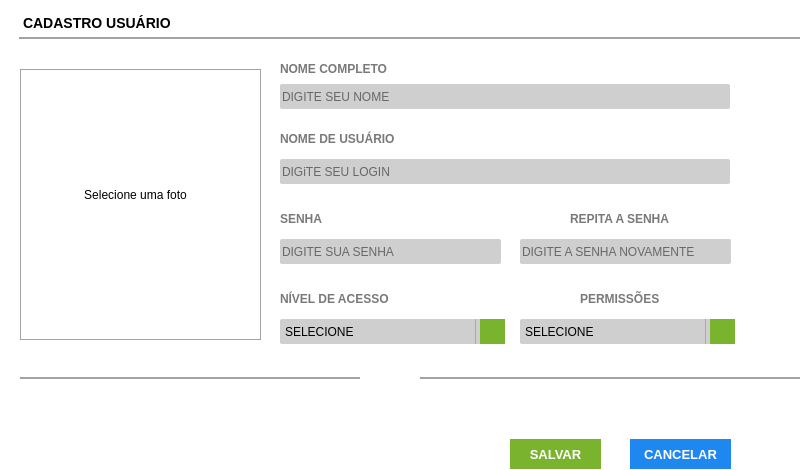
<?xml version="1.0" encoding="UTF-8"?>
<ui version="4.0">
 <class>Form_Cad_Usuario</class>
 <widget class="QFrame" name="Form_Cad_Usuario">
  <property name="windowModality">
   <enum>Qt::ApplicationModal</enum>
  </property>
  <property name="geometry">
   <rect>
    <x>0</x>
    <y>0</y>
    <width>800</width>
    <height>470</height>
   </rect>
  </property>
  <property name="minimumSize">
   <size>
    <width>800</width>
    <height>470</height>
   </size>
  </property>
  <property name="maximumSize">
   <size>
    <width>800</width>
    <height>470</height>
   </size>
  </property>
  <property name="windowTitle">
   <string>LC INFORMÁTICA | CADASTRO USUÁRIOS</string>
  </property>
  <property name="windowIcon">
   <iconset>
    <normaloff>../../img/adduser_.png</normaloff>../../img/adduser_.png</iconset>
  </property>
  <property name="frameShape">
   <enum>QFrame::StyledPanel</enum>
  </property>
  <property name="frameShadow">
   <enum>QFrame::Raised</enum>
  </property>
  <widget class="QFrame" name="fr_FormProdutos">
   <property name="geometry">
    <rect>
     <x>0</x>
     <y>-1</y>
     <width>1000</width>
     <height>531</height>
    </rect>
   </property>
   <property name="styleSheet">
    <string notr="true">background: #FFF;
border: none</string>
   </property>
   <widget class="QLabel" name="lb_FormProdutos">
    <property name="geometry">
     <rect>
      <x>19</x>
      <y>10</y>
      <width>961</width>
      <height>30</height>
     </rect>
    </property>
    <property name="styleSheet">
     <string notr="true">QLabel{
font-size: 14px;
font-family: &quot;Arial&quot;;
font-weight: bold;

border-bottom: 2px solid #A2A2A2
}</string>
    </property>
    <property name="text">
     <string>CADASTRO USUÁRIO</string>
    </property>
   </widget>
   <widget class="QLineEdit" name="tx_idProduto">
    <property name="enabled">
     <bool>false</bool>
    </property>
    <property name="geometry">
     <rect>
      <x>20</x>
      <y>170</y>
      <width>150</width>
      <height>25</height>
     </rect>
    </property>
    <property name="styleSheet">
     <string notr="true">QLineEdit{
background: #CFCFCF;
border: 1px solid #A2A2A2;
color: #000;
font-size: 14px;
font-family: &quot;Arial&quot;;
font-weight: bold;

}</string>
    </property>
    <property name="text">
     <string>selecione uma foto</string>
    </property>
    <property name="alignment">
     <set>Qt::AlignRight|Qt::AlignTrailing|Qt::AlignVCenter</set>
    </property>
   </widget>
   <widget class="QLabel" name="lb_FotoProduto">
    <property name="geometry">
     <rect>
      <x>20</x>
      <y>70</y>
      <width>241</width>
      <height>271</height>
     </rect>
    </property>
    <property name="styleSheet">
     <string notr="true">border: 1px solid #A2A2A2;

</string>
    </property>
    <property name="text">
     <string/>
    </property>
    <property name="alignment">
     <set>Qt::AlignCenter</set>
    </property>
   </widget>
   <widget class="QLabel" name="lb_FormProdutos_2">
    <property name="geometry">
     <rect>
      <x>280</x>
      <y>60</y>
      <width>150</width>
      <height>20</height>
     </rect>
    </property>
    <property name="styleSheet">
     <string notr="true">QLabel{
font-size: 12px;
font-family: &quot;Arial Unicode MS&quot;;
font-weight: bold;
color: #797979
}</string>
    </property>
    <property name="text">
     <string>NOME COMPLETO</string>
    </property>
   </widget>
   <widget class="QLineEdit" name="tx_nome">
    <property name="geometry">
     <rect>
      <x>280</x>
      <y>85</y>
      <width>450</width>
      <height>25</height>
     </rect>
    </property>
    <property name="focusPolicy">
     <enum>Qt::WheelFocus</enum>
    </property>
    <property name="styleSheet">
     <string notr="true">QLineEdit{
background: #CFCFCF;
border-radius: 2px;
color: #000;
font: 13px &quot;Arial&quot; ;
}
QLineEdit:Focus {
border: 1px solid red;
}</string>
    </property>
    <property name="placeholderText">
     <string>DIGITE SEU NOME</string>
    </property>
    <property name="clearButtonEnabled">
     <bool>true</bool>
    </property>
   </widget>
   <widget class="QLabel" name="lb_FormProdutos_3">
    <property name="geometry">
     <rect>
      <x>280</x>
      <y>290</y>
      <width>111</width>
      <height>20</height>
     </rect>
    </property>
    <property name="styleSheet">
     <string notr="true">QLabel{
font-size: 12px;
font-family: &quot;Arial Unicode MS&quot;;
font-weight: bold;
color: #797979
}</string>
    </property>
    <property name="text">
     <string>NÍVEL DE ACESSO</string>
    </property>
   </widget>
   <widget class="QComboBox" name="cb_Nivel_Acesso">
    <property name="geometry">
     <rect>
      <x>280</x>
      <y>320</y>
      <width>221</width>
      <height>25</height>
     </rect>
    </property>
    <property name="styleSheet">
     <string notr="true">QComboBox{
background: #CFCFCF;
border-radius: 2px;
color: #000;
font: 13px &quot;Arial&quot; ;

}
QComboBox:Focus {
border: 1px solid red;
}
 QComboBox::drop-down {
     subcontrol-origin: padding;
     subcontrol-position: top right;
     width: 25px;
     border-left-width: 1px;
     border-left-color: darkgray;
     border-left-style: solid; /* just a single line */
     border-top-right-radius: 3px; /* same radius as the QComboBox */
     border-bottom-right-radius: 3px;
 }

 
</string>
    </property>
    <item>
     <property name="text">
      <string>SELECIONE</string>
     </property>
    </item>
    <item>
     <property name="text">
      <string>ADMINISTRADOR</string>
     </property>
    </item>
    <item>
     <property name="text">
      <string>USUÁRIO</string>
     </property>
    </item>
   </widget>
   <widget class="QPushButton" name="bt_AddCategoriaProduto">
    <property name="geometry">
     <rect>
      <x>480</x>
      <y>320</y>
      <width>25</width>
      <height>25</height>
     </rect>
    </property>
    <property name="font">
     <font>
      <family>Arial</family>
      <pointsize>16</pointsize>
      <weight>75</weight>
      <bold>true</bold>
     </font>
    </property>
    <property name="styleSheet">
     <string notr="true">QPushButton{
background: #7AB32E;
color: #FFF
}
QPushButton:hover{
background-color: #40a286
}</string>
    </property>
    <property name="text">
     <string/>
    </property>
    <property name="icon">
     <iconset>
      <normaloff>:/add/Sem.png</normaloff>:/add/Sem.png</iconset>
    </property>
   </widget>
   <widget class="QLabel" name="lb_FormProdutos_4">
    <property name="geometry">
     <rect>
      <x>580</x>
      <y>290</y>
      <width>81</width>
      <height>20</height>
     </rect>
    </property>
    <property name="styleSheet">
     <string notr="true">QLabel{
font-size: 12px;
font-family: &quot;Arial Unicode MS&quot;;
font-weight: bold;
color: #797979
}</string>
    </property>
    <property name="text">
     <string>PERMISSÕES</string>
    </property>
   </widget>
   <widget class="QComboBox" name="cb_Permissoes">
    <property name="geometry">
     <rect>
      <x>520</x>
      <y>320</y>
      <width>211</width>
      <height>25</height>
     </rect>
    </property>
    <property name="styleSheet">
     <string notr="true">QComboBox{
background: #CFCFCF;
border-radius: 2px;
color: #000;
font: 13px &quot;Arial&quot; ;

}
QComboBox:Focus {
border: 1px solid red;
}
 QComboBox::drop-down {
     subcontrol-origin: padding;
     subcontrol-position: top right;
     width: 25px;
     border-left-width: 1px;
     border-left-color: darkgray;
     border-left-style: solid; /* just a single line */
     border-top-right-radius: 3px; /* same radius as the QComboBox */
     border-bottom-right-radius: 3px;
 }
</string>
    </property>
    <property name="insertPolicy">
     <enum>QComboBox::InsertAtBottom</enum>
    </property>
    <property name="frame">
     <bool>false</bool>
    </property>
    <item>
     <property name="text">
      <string>SELECIONE</string>
     </property>
    </item>
    <item>
     <property name="text">
      <string>VISUALIZAR</string>
     </property>
    </item>
    <item>
     <property name="text">
      <string>ALTERAR</string>
     </property>
    </item>
    <item>
     <property name="text">
      <string>EXCLUIR</string>
     </property>
    </item>
   </widget>
   <widget class="QPushButton" name="bt_AddMarcaProduto">
    <property name="geometry">
     <rect>
      <x>710</x>
      <y>320</y>
      <width>25</width>
      <height>25</height>
     </rect>
    </property>
    <property name="font">
     <font>
      <family>Arial</family>
      <pointsize>16</pointsize>
      <weight>75</weight>
      <bold>true</bold>
     </font>
    </property>
    <property name="styleSheet">
     <string notr="true">QPushButton{
background: #7AB32E;
color: #FFF
}
QPushButton:hover{
background-color: #40a286
}</string>
    </property>
    <property name="text">
     <string/>
    </property>
    <property name="icon">
     <iconset>
      <normaloff>:/add/Sem.png</normaloff>:/add/Sem.png</iconset>
    </property>
   </widget>
   <widget class="QLabel" name="lb_FormProdutos_8">
    <property name="geometry">
     <rect>
      <x>20</x>
      <y>350</y>
      <width>960</width>
      <height>30</height>
     </rect>
    </property>
    <property name="styleSheet">
     <string notr="true">QLabel{
font-size: 14px;
font-family: &quot;Arial&quot;;
font-weight: normal;

border-bottom: 2px solid #A2A2A2;
color: #797979
}</string>
    </property>
    <property name="text">
     <string/>
    </property>
   </widget>
   <widget class="QFrame" name="fr_BotoesFormProdutos">
    <property name="geometry">
     <rect>
      <x>0</x>
      <y>470</y>
      <width>1000</width>
      <height>30</height>
     </rect>
    </property>
    <property name="styleSheet">
     <string notr="true">background-color: rgb(255, 255, 255);
border: none;</string>
    </property>
   </widget>
   <widget class="QLabel" name="lb_qtdeMin">
    <property name="geometry">
     <rect>
      <x>890</x>
      <y>350</y>
      <width>40</width>
      <height>35</height>
     </rect>
    </property>
    <property name="text">
     <string/>
    </property>
   </widget>
   <widget class="QLineEdit" name="tx_PorcentagemVarejo">
    <property name="geometry">
     <rect>
      <x>360</x>
      <y>360</y>
      <width>60</width>
      <height>30</height>
     </rect>
    </property>
    <property name="focusPolicy">
     <enum>Qt::WheelFocus</enum>
    </property>
    <property name="styleSheet">
     <string notr="true">QLineEdit{
background: #FFF;
border-radius: 2px;
color: #7AB32E;
font: 20px &quot;Arial&quot; ;
font-weight: bold
}
QLineEdit:Focus {
border: 1px solid red;
}</string>
    </property>
    <property name="text">
     <string/>
    </property>
    <property name="alignment">
     <set>Qt::AlignRight|Qt::AlignTrailing|Qt::AlignVCenter</set>
    </property>
    <property name="readOnly">
     <bool>true</bool>
    </property>
   </widget>
   <widget class="QLineEdit" name="tx_PorcentagemAtacado">
    <property name="geometry">
     <rect>
      <x>360</x>
      <y>420</y>
      <width>60</width>
      <height>30</height>
     </rect>
    </property>
    <property name="focusPolicy">
     <enum>Qt::WheelFocus</enum>
    </property>
    <property name="styleSheet">
     <string notr="true">QLineEdit{
background: #FFF;
border-radius: 2px;
color: #7AB32E;
font: 20px &quot;Arial&quot; ;
font-weight: bold
}
QLineEdit:Focus {
border: 1px solid red;
}</string>
    </property>
    <property name="text">
     <string/>
    </property>
    <property name="alignment">
     <set>Qt::AlignRight|Qt::AlignTrailing|Qt::AlignVCenter</set>
    </property>
    <property name="readOnly">
     <bool>true</bool>
    </property>
   </widget>
   <widget class="QPushButton" name="Bt_CancelAddCatergoria">
    <property name="geometry">
     <rect>
      <x>390</x>
      <y>320</y>
      <width>25</width>
      <height>25</height>
     </rect>
    </property>
    <property name="font">
     <font>
      <family>Arial</family>
      <pointsize>16</pointsize>
      <weight>75</weight>
      <bold>true</bold>
     </font>
    </property>
    <property name="toolTip">
     <string>&lt;html&gt;&lt;head/&gt;&lt;body&gt;&lt;p&gt;Cancelar&lt;/p&gt;&lt;/body&gt;&lt;/html&gt;</string>
    </property>
    <property name="styleSheet">
     <string notr="true">QPushButton{
background: #7AB32E;
color: #FFF
}
QPushButton:hover{
background-color: #40a286
}</string>
    </property>
    <property name="text">
     <string/>
    </property>
   </widget>
   <widget class="QLabel" name="lb_FormProdutos_5">
    <property name="geometry">
     <rect>
      <x>280</x>
      <y>130</y>
      <width>150</width>
      <height>20</height>
     </rect>
    </property>
    <property name="styleSheet">
     <string notr="true">QLabel{
font-size: 12px;
font-family: &quot;Arial Unicode MS&quot;;
font-weight: bold;
color: #797979
}</string>
    </property>
    <property name="text">
     <string>NOME DE USUÁRIO</string>
    </property>
   </widget>
   <widget class="QLineEdit" name="tx_Login">
    <property name="geometry">
     <rect>
      <x>280</x>
      <y>160</y>
      <width>450</width>
      <height>25</height>
     </rect>
    </property>
    <property name="focusPolicy">
     <enum>Qt::WheelFocus</enum>
    </property>
    <property name="styleSheet">
     <string notr="true">QLineEdit{
background: #CFCFCF;
border-radius: 2px;
color: #000;
font: 13px &quot;Arial&quot; ;
}
QLineEdit:Focus {
border: 1px solid red;
}</string>
    </property>
    <property name="placeholderText">
     <string>DIGiTE SEU LOGIN</string>
    </property>
   </widget>
   <widget class="QLabel" name="lb_FormProdutos_6">
    <property name="geometry">
     <rect>
      <x>280</x>
      <y>210</y>
      <width>150</width>
      <height>20</height>
     </rect>
    </property>
    <property name="styleSheet">
     <string notr="true">QLabel{
font-size: 12px;
font-family: &quot;Arial Unicode MS&quot;;
font-weight: bold;
color: #797979
}</string>
    </property>
    <property name="text">
     <string>SENHA</string>
    </property>
   </widget>
   <widget class="QLineEdit" name="tx_Senha">
    <property name="geometry">
     <rect>
      <x>280</x>
      <y>240</y>
      <width>221</width>
      <height>25</height>
     </rect>
    </property>
    <property name="focusPolicy">
     <enum>Qt::WheelFocus</enum>
    </property>
    <property name="styleSheet">
     <string notr="true">QLineEdit{
background: #CFCFCF;
border-radius: 2px;
color: #000;
font: 13px &quot;Arial&quot; ;

}
QLineEdit:Focus {
border: 1px solid red;
}</string>
    </property>
    <property name="echoMode">
     <enum>QLineEdit::Password</enum>
    </property>
    <property name="placeholderText">
     <string>DIGITE SUA SENHA</string>
    </property>
   </widget>
   <widget class="QLabel" name="lb_FormProdutos_9">
    <property name="geometry">
     <rect>
      <x>570</x>
      <y>210</y>
      <width>150</width>
      <height>20</height>
     </rect>
    </property>
    <property name="styleSheet">
     <string notr="true">QLabel{
font-size: 12px;
font-family: &quot;Arial Unicode MS&quot;;
font-weight: bold;
color: #797979
}</string>
    </property>
    <property name="text">
     <string>REPITA A SENHA</string>
    </property>
   </widget>
   <widget class="QLineEdit" name="tx_Senha2">
    <property name="geometry">
     <rect>
      <x>520</x>
      <y>240</y>
      <width>211</width>
      <height>25</height>
     </rect>
    </property>
    <property name="focusPolicy">
     <enum>Qt::WheelFocus</enum>
    </property>
    <property name="styleSheet">
     <string notr="true">QLineEdit{
background: #CFCFCF;
border-radius: 2px;
color: #000;
font: 13px &quot;Arial&quot; ;
}
QLineEdit:Focus {
border: 1px solid red;
}</string>
    </property>
    <property name="echoMode">
     <enum>QLineEdit::Password</enum>
    </property>
    <property name="placeholderText">
     <string>DIGITE A SENHA NOVAMENTE</string>
    </property>
   </widget>
   <widget class="QPushButton" name="pushButton">
    <property name="geometry">
     <rect>
      <x>40</x>
      <y>170</y>
      <width>191</width>
      <height>51</height>
     </rect>
    </property>
    <property name="text">
     <string>Selecione uma foto</string>
    </property>
   </widget>
   <widget class="QPushButton" name="bt_SalvarUsuario">
    <property name="geometry">
     <rect>
      <x>510</x>
      <y>440</y>
      <width>91</width>
      <height>30</height>
     </rect>
    </property>
    <property name="font">
     <font>
      <family>Tahoma</family>
      <pointsize>10</pointsize>
      <weight>75</weight>
      <bold>true</bold>
     </font>
    </property>
    <property name="cursor">
     <cursorShape>PointingHandCursor</cursorShape>
    </property>
    <property name="focusPolicy">
     <enum>Qt::NoFocus</enum>
    </property>
    <property name="contextMenuPolicy">
     <enum>Qt::ActionsContextMenu</enum>
    </property>
    <property name="styleSheet">
     <string notr="true">QPushButton {
background-color: #7AB32E;
color: #FFF
 }
QPushButton:hover{
background-color: #40a286
}</string>
    </property>
    <property name="text">
     <string>SALVAR</string>
    </property>
    <property name="icon">
     <iconset>
      <normaloff>:/salvar/salvar.png</normaloff>:/salvar/salvar.png</iconset>
    </property>
    <property name="iconSize">
     <size>
      <width>50</width>
      <height>25</height>
     </size>
    </property>
   </widget>
   <widget class="QPushButton" name="Bt_CancelarUsuario">
    <property name="geometry">
     <rect>
      <x>630</x>
      <y>440</y>
      <width>101</width>
      <height>30</height>
     </rect>
    </property>
    <property name="font">
     <font>
      <pointsize>10</pointsize>
      <weight>75</weight>
      <bold>true</bold>
     </font>
    </property>
    <property name="cursor">
     <cursorShape>PointingHandCursor</cursorShape>
    </property>
    <property name="focusPolicy">
     <enum>Qt::NoFocus</enum>
    </property>
    <property name="contextMenuPolicy">
     <enum>Qt::ActionsContextMenu</enum>
    </property>
    <property name="styleSheet">
     <string notr="true">QPushButton {
background-color: #1E87F0;
color: #FFF
 }
QPushButton:hover{
background-color: #40a286
}</string>
    </property>
    <property name="text">
     <string>CANCELAR</string>
    </property>
    <property name="icon">
     <iconset>
      <normaloff>:/sair/delete_delete_exit_1577.png</normaloff>:/sair/delete_delete_exit_1577.png</iconset>
    </property>
    <property name="iconSize">
     <size>
      <width>75</width>
      <height>25</height>
     </size>
    </property>
   </widget>
   <zorder>Bt_CancelAddCatergoria</zorder>
   <zorder>lb_FormProdutos</zorder>
   <zorder>tx_idProduto</zorder>
   <zorder>lb_FotoProduto</zorder>
   <zorder>lb_FormProdutos_2</zorder>
   <zorder>tx_nome</zorder>
   <zorder>lb_FormProdutos_3</zorder>
   <zorder>cb_Nivel_Acesso</zorder>
   <zorder>bt_AddCategoriaProduto</zorder>
   <zorder>lb_FormProdutos_4</zorder>
   <zorder>cb_Permissoes</zorder>
   <zorder>bt_AddMarcaProduto</zorder>
   <zorder>lb_FormProdutos_8</zorder>
   <zorder>fr_BotoesFormProdutos</zorder>
   <zorder>lb_qtdeMin</zorder>
   <zorder>tx_PorcentagemVarejo</zorder>
   <zorder>tx_PorcentagemAtacado</zorder>
   <zorder>lb_FormProdutos_5</zorder>
   <zorder>tx_Login</zorder>
   <zorder>lb_FormProdutos_6</zorder>
   <zorder>tx_Senha</zorder>
   <zorder>lb_FormProdutos_9</zorder>
   <zorder>tx_Senha2</zorder>
   <zorder>pushButton</zorder>
   <zorder>bt_SalvarUsuario</zorder>
   <zorder>Bt_CancelarUsuario</zorder>
  </widget>
 </widget>
 <tabstops>
  <tabstop>tx_nome</tabstop>
  <tabstop>tx_Login</tabstop>
  <tabstop>tx_Senha</tabstop>
  <tabstop>tx_Senha2</tabstop>
  <tabstop>cb_Nivel_Acesso</tabstop>
  <tabstop>bt_AddMarcaProduto</tabstop>
  <tabstop>tx_PorcentagemVarejo</tabstop>
  <tabstop>tx_PorcentagemAtacado</tabstop>
  <tabstop>Bt_CancelAddCatergoria</tabstop>
  <tabstop>tx_idProduto</tabstop>
  <tabstop>cb_Permissoes</tabstop>
  <tabstop>bt_AddCategoriaProduto</tabstop>
  <tabstop>pushButton</tabstop>
 </tabstops>
 <resources>
  <include location="../Icones/icones.qrc"/>
 </resources>
 <connections/>
</ui>
